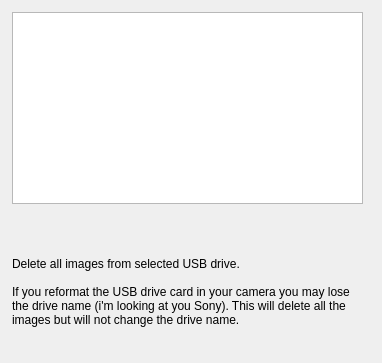
<?xml version="1.0" encoding="UTF-8"?>
<ui version="4.0">
 <class>DeleteUsbDlg</class>
 <widget class="QDialog" name="DeleteUsbDlg">
  <property name="geometry">
   <rect>
    <x>0</x>
    <y>0</y>
    <width>382</width>
    <height>363</height>
   </rect>
  </property>
  <property name="sizePolicy">
   <sizepolicy hsizetype="MinimumExpanding" vsizetype="Minimum">
    <horstretch>0</horstretch>
    <verstretch>0</verstretch>
   </sizepolicy>
  </property>
  <property name="minimumSize">
   <size>
    <width>300</width>
    <height>0</height>
   </size>
  </property>
  <property name="windowTitle">
   <string>USB Drives Available</string>
  </property>
  <widget class="QListWidget" name="usbList">
   <property name="geometry">
    <rect>
     <x>12</x>
     <y>12</y>
     <width>351</width>
     <height>192</height>
    </rect>
   </property>
   <property name="sizePolicy">
    <sizepolicy hsizetype="MinimumExpanding" vsizetype="Preferred">
     <horstretch>0</horstretch>
     <verstretch>0</verstretch>
    </sizepolicy>
   </property>
   <property name="iconSize">
    <size>
     <width>30</width>
     <height>30</height>
    </size>
   </property>
  </widget>
  <widget class="QLabel" name="label">
   <property name="geometry">
    <rect>
     <x>12</x>
     <y>214</y>
     <width>350</width>
     <height>155</height>
    </rect>
   </property>
   <property name="sizePolicy">
    <sizepolicy hsizetype="Fixed" vsizetype="Minimum">
     <horstretch>0</horstretch>
     <verstretch>0</verstretch>
    </sizepolicy>
   </property>
   <property name="minimumSize">
    <size>
     <width>350</width>
     <height>0</height>
    </size>
   </property>
   <property name="text">
    <string>Delete all images from selected USB drive. 

If you reformat the USB drive card in your camera you may lose the drive name (i'm looking at you Sony). This will delete all the images but will not change the drive name.</string>
   </property>
   <property name="textFormat">
    <enum>Qt::PlainText</enum>
   </property>
   <property name="scaledContents">
    <bool>true</bool>
   </property>
   <property name="wordWrap">
    <bool>true</bool>
   </property>
  </widget>
 </widget>
 <resources/>
 <connections/>
</ui>
